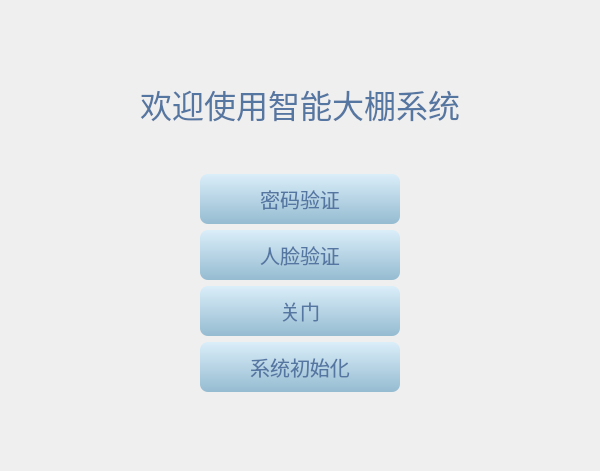
<?xml version="1.0" encoding="UTF-8"?>
<ui version="4.0">
 <class>mainwindow</class>
 <widget class="QWidget" name="mainwindow">
  <property name="geometry">
   <rect>
    <x>0</x>
    <y>0</y>
    <width>600</width>
    <height>471</height>
   </rect>
  </property>
  <property name="font">
   <font>
    <pointsize>20</pointsize>
   </font>
  </property>
  <property name="windowTitle">
   <string>MainWindow</string>
  </property>
  <property name="styleSheet">
   <string notr="true">color: rgb(86, 118, 162);</string>
  </property>
  <layout class="QVBoxLayout" name="verticalLayout_3">
   <item>
    <layout class="QHBoxLayout" name="horizontalLayout_3">
     <item>
      <spacer name="horizontalSpacer_3">
       <property name="orientation">
        <enum>Qt::Horizontal</enum>
       </property>
       <property name="sizeHint" stdset="0">
        <size>
         <width>143</width>
         <height>20</height>
        </size>
       </property>
      </spacer>
     </item>
     <item>
      <layout class="QVBoxLayout" name="verticalLayout_2">
       <item>
        <spacer name="verticalSpacer_2">
         <property name="orientation">
          <enum>Qt::Vertical</enum>
         </property>
         <property name="sizeHint" stdset="0">
          <size>
           <width>20</width>
           <height>40</height>
          </size>
         </property>
        </spacer>
       </item>
       <item>
        <layout class="QHBoxLayout" name="horizontalLayout_2">
         <item>
          <spacer name="horizontalSpacer_5">
           <property name="orientation">
            <enum>Qt::Horizontal</enum>
           </property>
           <property name="sizeHint" stdset="0">
            <size>
             <width>40</width>
             <height>20</height>
            </size>
           </property>
          </spacer>
         </item>
         <item>
          <widget class="QLabel" name="label">
           <property name="font">
            <font>
             <family>Ubuntu Mono</family>
             <pointsize>24</pointsize>
            </font>
           </property>
           <property name="text">
            <string>欢迎使用智能大棚系统</string>
           </property>
           <property name="scaledContents">
            <bool>true</bool>
           </property>
          </widget>
         </item>
         <item>
          <spacer name="horizontalSpacer_6">
           <property name="orientation">
            <enum>Qt::Horizontal</enum>
           </property>
           <property name="sizeHint" stdset="0">
            <size>
             <width>40</width>
             <height>20</height>
            </size>
           </property>
          </spacer>
         </item>
        </layout>
       </item>
       <item>
        <spacer name="verticalSpacer">
         <property name="orientation">
          <enum>Qt::Vertical</enum>
         </property>
         <property name="sizeType">
          <enum>QSizePolicy::Minimum</enum>
         </property>
         <property name="sizeHint" stdset="0">
          <size>
           <width>20</width>
           <height>40</height>
          </size>
         </property>
        </spacer>
       </item>
       <item>
        <layout class="QHBoxLayout" name="horizontalLayout">
         <item>
          <spacer name="horizontalSpacer">
           <property name="orientation">
            <enum>Qt::Horizontal</enum>
           </property>
           <property name="sizeHint" stdset="0">
            <size>
             <width>40</width>
             <height>20</height>
            </size>
           </property>
          </spacer>
         </item>
         <item>
          <layout class="QVBoxLayout" name="verticalLayout">
           <item>
            <widget class="QPushButton" name="passwd_verify">
             <property name="minimumSize">
              <size>
               <width>200</width>
               <height>50</height>
              </size>
             </property>
             <property name="maximumSize">
              <size>
               <width>200</width>
               <height>50</height>
              </size>
             </property>
             <property name="font">
              <font>
               <family>Ubuntu Mono</family>
               <pointsize>15</pointsize>
              </font>
             </property>
             <property name="styleSheet">
              <string notr="true">QPushButton{
    background-color: qlineargradient(spread:pad, x1:0, y1:1, x2:0, y2:0, stop:0 rgba(149, 187, 209, 255), stop:1 rgba(218, 238, 249, 255));
    border-style: outset;
    border-radius: 8px;
	color:rgb(86, 118, 162);
    }
QPushButton:pressed {
    background-color: qlineargradient(spread:pad, x1:0, y1:1, x2:0, y2:0, stop:0 rgba(17, 100, 162, 255), stop:1 rgba(61, 140, 201, 255));
    border-style: inset;
    border-radius: 8px;
	color:white;
    }</string>
             </property>
             <property name="text">
              <string>密码验证</string>
             </property>
            </widget>
           </item>
           <item>
            <widget class="QPushButton" name="face_verify">
             <property name="minimumSize">
              <size>
               <width>200</width>
               <height>50</height>
              </size>
             </property>
             <property name="maximumSize">
              <size>
               <width>200</width>
               <height>50</height>
              </size>
             </property>
             <property name="font">
              <font>
               <family>Ubuntu Mono</family>
               <pointsize>15</pointsize>
              </font>
             </property>
             <property name="styleSheet">
              <string notr="true">QPushButton{
    background-color: qlineargradient(spread:pad, x1:0, y1:1, x2:0, y2:0, stop:0 rgba(149, 187, 209, 255), stop:1 rgba(218, 238, 249, 255));
    border-style: outset;
    border-radius: 8px;
	color:rgb(86, 118, 162);
    }
QPushButton:pressed {
    background-color: qlineargradient(spread:pad, x1:0, y1:1, x2:0, y2:0, stop:0 rgba(17, 100, 162, 255), stop:1 rgba(61, 140, 201, 255));
    border-style: inset;
    border-radius: 8px;
	color:white;
    }</string>
             </property>
             <property name="text">
              <string>人脸验证</string>
             </property>
            </widget>
           </item>
           <item>
            <widget class="QPushButton" name="turn_off">
             <property name="minimumSize">
              <size>
               <width>200</width>
               <height>50</height>
              </size>
             </property>
             <property name="maximumSize">
              <size>
               <width>200</width>
               <height>50</height>
              </size>
             </property>
             <property name="font">
              <font>
               <family>Ubuntu Mono</family>
               <pointsize>15</pointsize>
              </font>
             </property>
             <property name="styleSheet">
              <string notr="true">QPushButton{
    background-color: qlineargradient(spread:pad, x1:0, y1:1, x2:0, y2:0, stop:0 rgba(149, 187, 209, 255), stop:1 rgba(218, 238, 249, 255));
    border-style: outset;
    border-radius: 8px;
	color:rgb(86, 118, 162);
    }
QPushButton:pressed {
    background-color: qlineargradient(spread:pad, x1:0, y1:1, x2:0, y2:0, stop:0 rgba(17, 100, 162, 255), stop:1 rgba(61, 140, 201, 255));
    border-style: inset;
    border-radius: 8px;
	color:white;
    }</string>
             </property>
             <property name="text">
              <string>关门</string>
             </property>
            </widget>
           </item>
           <item>
            <widget class="QPushButton" name="init_verify">
             <property name="minimumSize">
              <size>
               <width>200</width>
               <height>50</height>
              </size>
             </property>
             <property name="maximumSize">
              <size>
               <width>200</width>
               <height>50</height>
              </size>
             </property>
             <property name="font">
              <font>
               <family>Ubuntu Mono</family>
               <pointsize>15</pointsize>
              </font>
             </property>
             <property name="styleSheet">
              <string notr="true">QPushButton{
    background-color: qlineargradient(spread:pad, x1:0, y1:1, x2:0, y2:0, stop:0 rgba(149, 187, 209, 255), stop:1 rgba(218, 238, 249, 255));
    border-style: outset;
    border-radius: 8px;
	color:rgb(86, 118, 162);
    }
QPushButton:pressed {
    background-color: qlineargradient(spread:pad, x1:0, y1:1, x2:0, y2:0, stop:0 rgba(17, 100, 162, 255), stop:1 rgba(61, 140, 201, 255));
    border-style: inset;
    border-radius: 8px;
	color:white;
    }</string>
             </property>
             <property name="text">
              <string>系统初始化</string>
             </property>
            </widget>
           </item>
          </layout>
         </item>
         <item>
          <spacer name="horizontalSpacer_2">
           <property name="orientation">
            <enum>Qt::Horizontal</enum>
           </property>
           <property name="sizeHint" stdset="0">
            <size>
             <width>40</width>
             <height>20</height>
            </size>
           </property>
          </spacer>
         </item>
        </layout>
       </item>
       <item>
        <spacer name="verticalSpacer_3">
         <property name="orientation">
          <enum>Qt::Vertical</enum>
         </property>
         <property name="sizeHint" stdset="0">
          <size>
           <width>20</width>
           <height>40</height>
          </size>
         </property>
        </spacer>
       </item>
      </layout>
     </item>
     <item>
      <spacer name="horizontalSpacer_4">
       <property name="orientation">
        <enum>Qt::Horizontal</enum>
       </property>
       <property name="sizeHint" stdset="0">
        <size>
         <width>143</width>
         <height>20</height>
        </size>
       </property>
      </spacer>
     </item>
    </layout>
   </item>
  </layout>
 </widget>
 <resources/>
 <connections/>
</ui>
